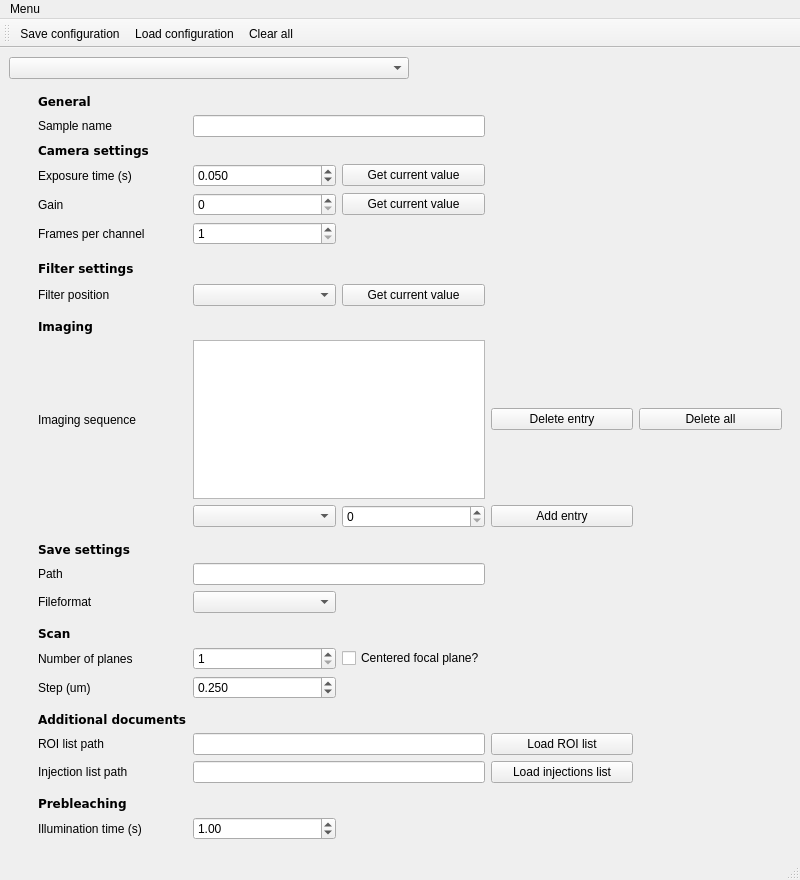
<?xml version="1.0" encoding="UTF-8"?>
<ui version="4.0">
 <class>mainWindow</class>
 <widget class="QMainWindow" name="mainWindow">
  <property name="geometry">
   <rect>
    <x>0</x>
    <y>0</y>
    <width>800</width>
    <height>880</height>
   </rect>
  </property>
  <property name="windowTitle">
   <string>Experiment Configurator</string>
  </property>
  <widget class="QWidget" name="centralwidget">
   <layout class="QVBoxLayout" name="verticalLayout">
    <item>
     <widget class="QComboBox" name="select_experiment_ComboBox">
      <property name="maximumSize">
       <size>
        <width>400</width>
        <height>16777215</height>
       </size>
      </property>
     </widget>
    </item>
    <item>
     <widget class="QWidget" name="formWidget" native="true">
      <layout class="QGridLayout" name="gridLayout">
       <item row="2" column="1">
        <widget class="QLabel" name="cam_settings_Label">
         <property name="font">
          <font>
           <family>DejaVu Sans</family>
           <weight>75</weight>
           <bold>true</bold>
          </font>
         </property>
         <property name="text">
          <string>Camera settings</string>
         </property>
        </widget>
       </item>
       <item row="23" column="1">
        <widget class="QLabel" name="z_step_Label">
         <property name="text">
          <string>Step (um)</string>
         </property>
        </widget>
       </item>
       <item row="29" column="1">
        <widget class="QLabel" name="prebleach_settings_Label">
         <property name="font">
          <font>
           <family>DejaVu Sans</family>
           <weight>75</weight>
           <bold>true</bold>
          </font>
         </property>
         <property name="text">
          <string>Prebleaching</string>
         </property>
        </widget>
       </item>
       <item row="8" column="2">
        <widget class="QComboBox" name="filterpos_ComboBox"/>
       </item>
       <item row="11" column="5">
        <widget class="QPushButton" name="delete_all_PushButton">
         <property name="text">
          <string>Delete all</string>
         </property>
        </widget>
       </item>
       <item row="26" column="2" colspan="2">
        <widget class="QLineEdit" name="roi_list_path_LineEdit"/>
       </item>
       <item row="4" column="1">
        <widget class="QLabel" name="gain_Label">
         <property name="text">
          <string>Gain</string>
         </property>
        </widget>
       </item>
       <item row="11" column="4">
        <widget class="QPushButton" name="delete_entry_PushButton">
         <property name="text">
          <string>Delete entry</string>
         </property>
        </widget>
       </item>
       <item row="18" column="1">
        <widget class="QLabel" name="save_path_Label">
         <property name="text">
          <string>Path</string>
         </property>
        </widget>
       </item>
       <item row="22" column="3">
        <widget class="QCheckBox" name="centered_focal_plane_CheckBox">
         <property name="text">
          <string>Centered focal plane?</string>
         </property>
        </widget>
       </item>
       <item row="7" column="0">
        <spacer name="horizontalSpacer">
         <property name="orientation">
          <enum>Qt::Horizontal</enum>
         </property>
         <property name="sizeType">
          <enum>QSizePolicy::Fixed</enum>
         </property>
         <property name="sizeHint" stdset="0">
          <size>
           <width>20</width>
           <height>20</height>
          </size>
         </property>
        </spacer>
       </item>
       <item row="21" column="1">
        <widget class="QLabel" name="scan_settings_Label">
         <property name="font">
          <font>
           <family>DejaVu Sans</family>
           <weight>75</weight>
           <bold>true</bold>
          </font>
         </property>
         <property name="text">
          <string>Scan</string>
         </property>
        </widget>
       </item>
       <item row="18" column="2" colspan="2">
        <widget class="QLineEdit" name="save_path_LineEdit"/>
       </item>
       <item row="15" column="5">
        <spacer name="horizontalSpacer_2">
         <property name="orientation">
          <enum>Qt::Horizontal</enum>
         </property>
         <property name="sizeType">
          <enum>QSizePolicy::Fixed</enum>
         </property>
         <property name="sizeHint" stdset="0">
          <size>
           <width>20</width>
           <height>20</height>
          </size>
         </property>
        </spacer>
       </item>
       <item row="4" column="2">
        <widget class="QSpinBox" name="gain_SpinBox"/>
       </item>
       <item row="27" column="4">
        <widget class="QPushButton" name="load_injections_PushButton">
         <property name="text">
          <string>Load injections list</string>
         </property>
        </widget>
       </item>
       <item row="20" column="1">
        <spacer name="verticalSpacer_4">
         <property name="orientation">
          <enum>Qt::Vertical</enum>
         </property>
         <property name="sizeHint" stdset="0">
          <size>
           <width>20</width>
           <height>40</height>
          </size>
         </property>
        </spacer>
       </item>
       <item row="10" column="1">
        <widget class="QLabel" name="imaging_settings_Label">
         <property name="font">
          <font>
           <family>DejaVu Sans</family>
           <weight>75</weight>
           <bold>true</bold>
          </font>
         </property>
         <property name="text">
          <string>Imaging</string>
         </property>
        </widget>
       </item>
       <item row="24" column="1">
        <spacer name="verticalSpacer_5">
         <property name="orientation">
          <enum>Qt::Vertical</enum>
         </property>
         <property name="sizeHint" stdset="0">
          <size>
           <width>20</width>
           <height>40</height>
          </size>
         </property>
        </spacer>
       </item>
       <item row="11" column="1">
        <widget class="QLabel" name="imaging_sequence_Label">
         <property name="text">
          <string>Imaging sequence</string>
         </property>
        </widget>
       </item>
       <item row="28" column="1">
        <spacer name="verticalSpacer_6">
         <property name="orientation">
          <enum>Qt::Vertical</enum>
         </property>
         <property name="sizeHint" stdset="0">
          <size>
           <width>20</width>
           <height>40</height>
          </size>
         </property>
        </spacer>
       </item>
       <item row="3" column="1">
        <widget class="QLabel" name="exposure_Label">
         <property name="text">
          <string>Exposure time (s)</string>
         </property>
        </widget>
       </item>
       <item row="23" column="2">
        <widget class="QDoubleSpinBox" name="z_step_DSpinBox">
         <property name="decimals">
          <number>3</number>
         </property>
         <property name="maximum">
          <double>5.000000000000000</double>
         </property>
         <property name="singleStep">
          <double>0.100000000000000</double>
         </property>
         <property name="value">
          <double>0.250000000000000</double>
         </property>
        </widget>
       </item>
       <item row="27" column="2" colspan="2">
        <widget class="QLineEdit" name="injections_list_LineEdit"/>
       </item>
       <item row="8" column="1">
        <widget class="QLabel" name="filterpos_Label">
         <property name="text">
          <string>Filter position</string>
         </property>
        </widget>
       </item>
       <item row="19" column="2">
        <widget class="QComboBox" name="fileformat_ComboBox"/>
       </item>
       <item row="5" column="1">
        <widget class="QLabel" name="num_frames_Label">
         <property name="text">
          <string>Frames per channel</string>
         </property>
        </widget>
       </item>
       <item row="5" column="2">
        <widget class="QSpinBox" name="num_frames_SpinBox">
         <property name="minimum">
          <number>1</number>
         </property>
         <property name="maximum">
          <number>1000</number>
         </property>
        </widget>
       </item>
       <item row="8" column="3">
        <widget class="QPushButton" name="get_filterpos_PushButton">
         <property name="text">
          <string>Get current value</string>
         </property>
        </widget>
       </item>
       <item row="30" column="1">
        <widget class="QLabel" name="illumination_time_Label">
         <property name="text">
          <string>Illumination time (s)</string>
         </property>
        </widget>
       </item>
       <item row="25" column="1">
        <widget class="QLabel" name="documents_Label">
         <property name="font">
          <font>
           <family>DejaVu Sans</family>
           <weight>75</weight>
           <bold>true</bold>
          </font>
         </property>
         <property name="text">
          <string>Additional documents</string>
         </property>
        </widget>
       </item>
       <item row="11" column="2" colspan="2">
        <widget class="QListView" name="imaging_sequence_ListView"/>
       </item>
       <item row="7" column="1">
        <widget class="QLabel" name="filter_settings_Label">
         <property name="font">
          <font>
           <family>DejaVu Sans</family>
           <weight>75</weight>
           <bold>true</bold>
          </font>
         </property>
         <property name="text">
          <string>Filter settings</string>
         </property>
        </widget>
       </item>
       <item row="27" column="1">
        <widget class="QLabel" name="injections_list_Label">
         <property name="text">
          <string>Injection list path</string>
         </property>
        </widget>
       </item>
       <item row="22" column="1">
        <widget class="QLabel" name="num_z_planes_Label">
         <property name="text">
          <string>Number of planes</string>
         </property>
        </widget>
       </item>
       <item row="6" column="1">
        <spacer name="verticalSpacer">
         <property name="orientation">
          <enum>Qt::Vertical</enum>
         </property>
         <property name="sizeHint" stdset="0">
          <size>
           <width>20</width>
           <height>40</height>
          </size>
         </property>
        </spacer>
       </item>
       <item row="3" column="2">
        <widget class="QDoubleSpinBox" name="exposure_DSpinBox">
         <property name="decimals">
          <number>3</number>
         </property>
         <property name="maximum">
          <double>5.000000000000000</double>
         </property>
         <property name="singleStep">
          <double>0.010000000000000</double>
         </property>
         <property name="value">
          <double>0.050000000000000</double>
         </property>
        </widget>
       </item>
       <item row="15" column="3">
        <widget class="QSpinBox" name="laser_intensity_SpinBox"/>
       </item>
       <item row="4" column="3">
        <widget class="QPushButton" name="get_gain_PushButton">
         <property name="text">
          <string>Get current value</string>
         </property>
        </widget>
       </item>
       <item row="26" column="1">
        <widget class="QLabel" name="roi_list_path_Label">
         <property name="text">
          <string>ROI list path</string>
         </property>
        </widget>
       </item>
       <item row="16" column="1">
        <spacer name="verticalSpacer_3">
         <property name="orientation">
          <enum>Qt::Vertical</enum>
         </property>
         <property name="sizeHint" stdset="0">
          <size>
           <width>20</width>
           <height>40</height>
          </size>
         </property>
        </spacer>
       </item>
       <item row="19" column="1">
        <widget class="QLabel" name="fileformat_Label">
         <property name="text">
          <string>Fileformat</string>
         </property>
        </widget>
       </item>
       <item row="22" column="2">
        <widget class="QSpinBox" name="num_z_planes_SpinBox">
         <property name="minimum">
          <number>1</number>
         </property>
         <property name="maximum">
          <number>1000</number>
         </property>
        </widget>
       </item>
       <item row="17" column="1">
        <widget class="QLabel" name="save_settings_Label">
         <property name="font">
          <font>
           <family>DejaVu Sans</family>
           <weight>75</weight>
           <bold>true</bold>
          </font>
         </property>
         <property name="text">
          <string>Save settings</string>
         </property>
        </widget>
       </item>
       <item row="30" column="2">
        <widget class="QDoubleSpinBox" name="illumination_time_DSpinBox">
         <property name="value">
          <double>1.000000000000000</double>
         </property>
        </widget>
       </item>
       <item row="26" column="4">
        <widget class="QPushButton" name="load_roi_PushButton">
         <property name="text">
          <string>Load ROI list</string>
         </property>
        </widget>
       </item>
       <item row="9" column="1">
        <spacer name="verticalSpacer_2">
         <property name="orientation">
          <enum>Qt::Vertical</enum>
         </property>
         <property name="sizeHint" stdset="0">
          <size>
           <width>20</width>
           <height>40</height>
          </size>
         </property>
        </spacer>
       </item>
       <item row="15" column="4">
        <widget class="QPushButton" name="add_entry_PushButton">
         <property name="text">
          <string>Add entry</string>
         </property>
        </widget>
       </item>
       <item row="0" column="1">
        <widget class="QLabel" name="general_Label">
         <property name="font">
          <font>
           <family>DejaVu Sans</family>
           <weight>75</weight>
           <bold>true</bold>
          </font>
         </property>
         <property name="text">
          <string>General</string>
         </property>
        </widget>
       </item>
       <item row="15" column="2">
        <widget class="QComboBox" name="laser_ComboBox"/>
       </item>
       <item row="3" column="3">
        <widget class="QPushButton" name="get_exposure_PushButton">
         <property name="text">
          <string>Get current value</string>
         </property>
        </widget>
       </item>
       <item row="1" column="1">
        <widget class="QLabel" name="sample_name_Label">
         <property name="text">
          <string>Sample name</string>
         </property>
        </widget>
       </item>
       <item row="1" column="2" colspan="2">
        <widget class="QLineEdit" name="sample_name_LineEdit"/>
       </item>
      </layout>
     </widget>
    </item>
   </layout>
  </widget>
  <widget class="QMenuBar" name="menubar">
   <property name="geometry">
    <rect>
     <x>0</x>
     <y>0</y>
     <width>800</width>
     <height>22</height>
    </rect>
   </property>
   <widget class="QMenu" name="menuMenu">
    <property name="title">
     <string>Menu</string>
    </property>
    <addaction name="actionClose"/>
   </widget>
   <addaction name="menuMenu"/>
  </widget>
  <widget class="QStatusBar" name="statusbar"/>
  <widget class="QToolBar" name="toolBar">
   <property name="windowTitle">
    <string>toolBar</string>
   </property>
   <attribute name="toolBarArea">
    <enum>TopToolBarArea</enum>
   </attribute>
   <attribute name="toolBarBreak">
    <bool>false</bool>
   </attribute>
   <addaction name="save_config_Action"/>
   <addaction name="load_config_Action"/>
   <addaction name="clear_all_Action"/>
  </widget>
  <action name="actionClose">
   <property name="text">
    <string>Close</string>
   </property>
  </action>
  <action name="save_config_Action">
   <property name="text">
    <string>Save configuration</string>
   </property>
  </action>
  <action name="load_config_Action">
   <property name="text">
    <string>Load configuration</string>
   </property>
  </action>
  <action name="clear_all_Action">
   <property name="text">
    <string>Clear all</string>
   </property>
  </action>
 </widget>
 <resources/>
 <connections/>
</ui>
